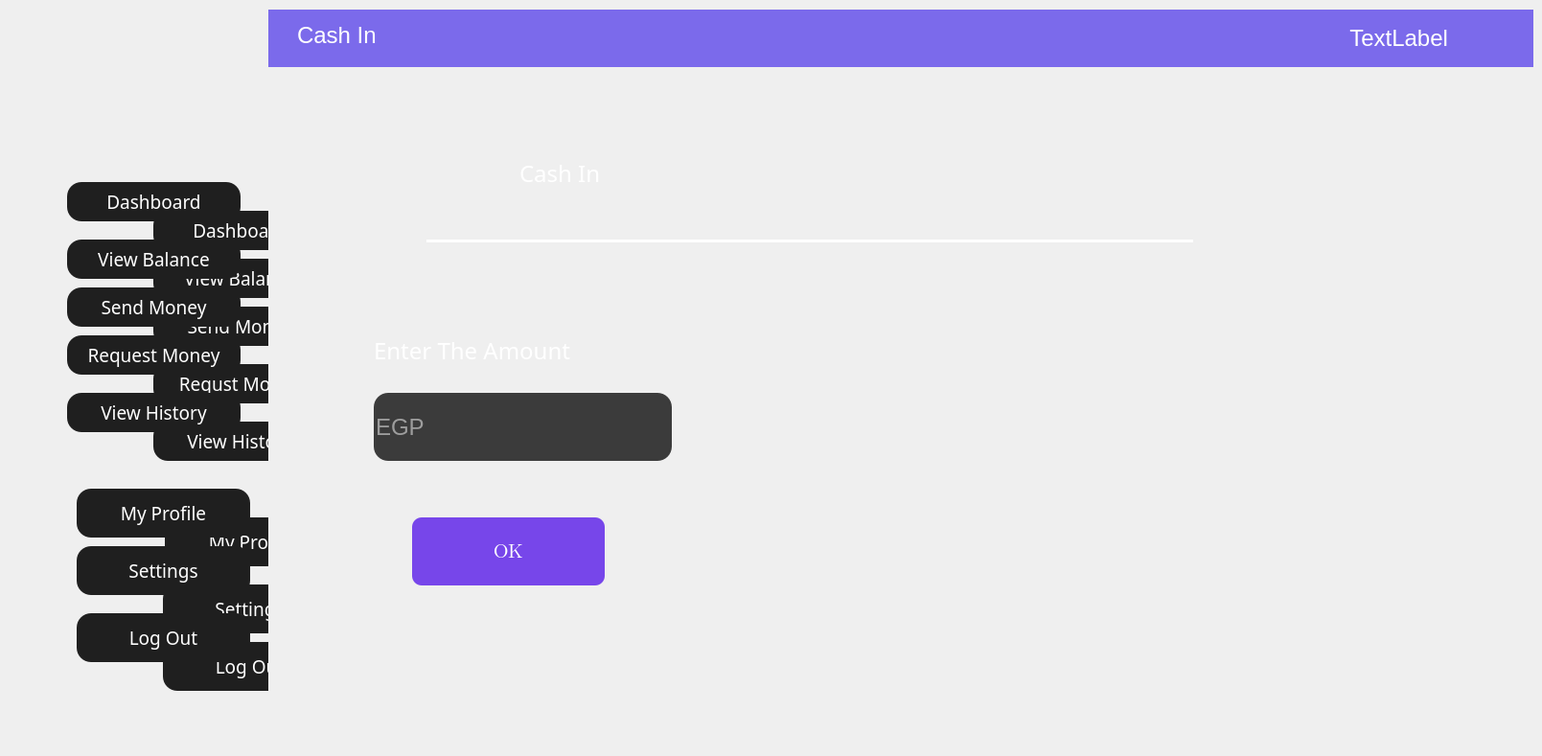
    <widget class="QWidget" name="page_6">
     <widget class="QWidget" name="widget_12" native="true">
      <property name="geometry">
       <rect>
        <x>0</x>
        <y>0</y>
        <width>1600</width>
        <height>780</height>
       </rect>
      </property>
      <property name="font">
       <font>
        <family>PT Bold Broken</family>
        <pointsize>14</pointsize>
       </font>
      </property>
      <widget class="QWidget" name="widget_13" native="true">
       <property name="geometry">
        <rect>
         <x>280</x>
         <y>10</y>
         <width>1321</width>
         <height>60</height>
        </rect>
       </property>
       <property name="styleSheet">
        <string notr="true">background-color: rgb(123, 106, 235);
</string>
       </property>
       <widget class="QLabel" name="label_45">
        <property name="geometry">
         <rect>
          <x>30</x>
          <y>1</y>
          <width>201</width>
          <height>51</height>
         </rect>
        </property>
        <property name="font">
         <font>
          <family>Segoe UI</family>
          <pointsize>18</pointsize>
          <bold>false</bold>
         </font>
        </property>
        <property name="styleSheet">
         <string notr="true">background-color: rgb(123, 106, 235);
color:rgb(255, 255, 255);</string>
        </property>
        <property name="text">
         <string>Cash In</string>
        </property>
       </widget>
       <widget class="QLabel" name="label_46">
        <property name="geometry">
         <rect>
          <x>810</x>
          <y>10</y>
          <width>421</width>
          <height>41</height>
         </rect>
        </property>
        <property name="font">
         <font>
          <family>Segoe UI</family>
          <pointsize>18</pointsize>
         </font>
        </property>
        <property name="styleSheet">
         <string notr="true">background-color: rgb(123, 106, 235);
color:rgb(255, 255, 255);
</string>
        </property>
        <property name="text">
         <string>&lt;html&gt;&lt;head/&gt;&lt;body&gt;&lt;p align=&quot;right&quot;&gt;TextLabel&lt;/p&gt;&lt;/body&gt;&lt;/html&gt;</string>
        </property>
       </widget>
      </widget>
      <widget class="QWidget" name="widget_14" native="true">
       <property name="geometry">
        <rect>
         <x>0</x>
         <y>0</y>
         <width>280</width>
         <height>780</height>
        </rect>
       </property>
       <property name="styleSheet">
        <string notr="true">QPushButton{
	background-color: rgb(31, 31, 31);
	color: rgb(255, 255, 255);
	font: 700 12pt &quot;Arial&quot;;
    border-radius:15px;
}</string>
       </property>
       <widget class="QPushButton" name="pushButton_59">
        <property name="geometry">
         <rect>
          <x>160</x>
          <y>380</y>
          <width>181</width>
          <height>41</height>
         </rect>
        </property>
        <property name="text">
         <string>Requst Money</string>
        </property>
       </widget>
       <widget class="QPushButton" name="pushButton_60">
        <property name="geometry">
         <rect>
          <x>170</x>
          <y>610</y>
          <width>181</width>
          <height>51</height>
         </rect>
        </property>
        <property name="text">
         <string>Settings</string>
        </property>
       </widget>
       <widget class="QPushButton" name="pushButton_61">
        <property name="geometry">
         <rect>
          <x>160</x>
          <y>270</y>
          <width>181</width>
          <height>41</height>
         </rect>
        </property>
        <property name="text">
         <string>View Balance</string>
        </property>
       </widget>
       <widget class="QPushButton" name="pushButton_62">
        <property name="geometry">
         <rect>
          <x>172</x>
          <y>540</y>
          <width>181</width>
          <height>51</height>
         </rect>
        </property>
        <property name="text">
         <string>My Profile</string>
        </property>
       </widget>
       <widget class="QPushButton" name="pushButton_63">
        <property name="geometry">
         <rect>
          <x>160</x>
          <y>220</y>
          <width>181</width>
          <height>41</height>
         </rect>
        </property>
        <property name="text">
         <string>Dashboard</string>
        </property>
       </widget>
       <widget class="QPushButton" name="pushButton_64">
        <property name="geometry">
         <rect>
          <x>160</x>
          <y>440</y>
          <width>181</width>
          <height>41</height>
         </rect>
        </property>
        <property name="styleSheet">
         <string notr="true">background-color: rgb(31, 31, 31);</string>
        </property>
        <property name="text">
         <string>View History</string>
        </property>
       </widget>
       <widget class="QPushButton" name="pushButton_65">
        <property name="geometry">
         <rect>
          <x>160</x>
          <y>320</y>
          <width>181</width>
          <height>41</height>
         </rect>
        </property>
        <property name="text">
         <string>Send Money</string>
        </property>
       </widget>
       <widget class="QPushButton" name="pushButton_66">
        <property name="geometry">
         <rect>
          <x>170</x>
          <y>670</y>
          <width>181</width>
          <height>51</height>
         </rect>
        </property>
        <property name="text">
         <string>Log Out</string>
        </property>
       </widget>
       <widget class="QLabel" name="label_47">
        <property name="geometry">
         <rect>
          <x>0</x>
          <y>10</y>
          <width>281</width>
          <height>780</height>
         </rect>
        </property>
        <property name="styleSheet">
         <string notr="true">background-image: url(:/new/prefix1/leftSide.png);
QPushButton{
	background-color: rgb(31, 31, 31);
	color: rgb(255, 255, 255);
	font: 700 12pt &quot;Arial&quot;;
    border-radius:15px;
}</string>
        </property>
        <property name="text">
         <string/>
        </property>
        <property name="pixmap">
         <pixmap resource="assets.qrc">:/new/prefix1/leftSide.png</pixmap>
        </property>
        <property name="scaledContents">
         <bool>true</bool>
        </property>
       </widget>
       <widget class="QPushButton" name="pushButton_67">
        <property name="geometry">
         <rect>
          <x>70</x>
          <y>410</y>
          <width>181</width>
          <height>41</height>
         </rect>
        </property>
        <property name="styleSheet">
         <string notr="true">background-color: rgb(31, 31, 31);</string>
        </property>
        <property name="text">
         <string>View History</string>
        </property>
       </widget>
       <widget class="QPushButton" name="pushButton_68">
        <property name="geometry">
         <rect>
          <x>80</x>
          <y>640</y>
          <width>181</width>
          <height>51</height>
         </rect>
        </property>
        <property name="text">
         <string>Log Out</string>
        </property>
       </widget>
       <widget class="QPushButton" name="pushButton_69">
        <property name="geometry">
         <rect>
          <x>70</x>
          <y>300</y>
          <width>181</width>
          <height>41</height>
         </rect>
        </property>
        <property name="text">
         <string>Send Money</string>
        </property>
       </widget>
       <widget class="QPushButton" name="pushButton_70">
        <property name="geometry">
         <rect>
          <x>70</x>
          <y>190</y>
          <width>181</width>
          <height>41</height>
         </rect>
        </property>
        <property name="text">
         <string>Dashboard</string>
        </property>
       </widget>
       <widget class="QPushButton" name="pushButton_71">
        <property name="geometry">
         <rect>
          <x>70</x>
          <y>250</y>
          <width>181</width>
          <height>41</height>
         </rect>
        </property>
        <property name="text">
         <string>View Balance</string>
        </property>
       </widget>
       <widget class="QPushButton" name="pushButton_72">
        <property name="geometry">
         <rect>
          <x>80</x>
          <y>510</y>
          <width>181</width>
          <height>51</height>
         </rect>
        </property>
        <property name="text">
         <string>My Profile</string>
        </property>
       </widget>
       <widget class="QPushButton" name="pushButton_73">
        <property name="geometry">
         <rect>
          <x>70</x>
          <y>350</y>
          <width>181</width>
          <height>41</height>
         </rect>
        </property>
        <property name="text">
         <string>Request Money</string>
        </property>
       </widget>
       <widget class="QPushButton" name="pushButton_74">
        <property name="geometry">
         <rect>
          <x>80</x>
          <y>570</y>
          <width>181</width>
          <height>51</height>
         </rect>
        </property>
        <property name="text">
         <string>Settings</string>
        </property>
       </widget>
      </widget>
      <widget class="QWidget" name="widget_15" native="true">
       <property name="geometry">
        <rect>
         <x>300</x>
         <y>110</y>
         <width>1131</width>
         <height>161</height>
        </rect>
       </property>
       <widget class="QLabel" name="label_48">
        <property name="geometry">
         <rect>
          <x>72</x>
          <y>9</y>
          <width>131</width>
          <height>111</height>
         </rect>
        </property>
        <property name="text">
         <string/>
        </property>
        <property name="pixmap">
         <pixmap resource="assets.qrc">:/new/prefix1/cashIn.png</pixmap>
        </property>
        <property name="scaledContents">
         <bool>true</bool>
        </property>
       </widget>
       <widget class="QLabel" name="label_49">
        <property name="geometry">
         <rect>
          <x>242</x>
          <y>40</y>
          <width>171</width>
          <height>61</height>
         </rect>
        </property>
        <property name="font">
         <font>
          <family>Old Antic Outline Shaded</family>
          <pointsize>18</pointsize>
         </font>
        </property>
        <property name="styleSheet">
         <string notr="true">color: rgb(255, 255, 255);</string>
        </property>
        <property name="text">
         <string>Cash In</string>
        </property>
       </widget>
       <widget class="QLabel" name="label_50">
        <property name="geometry">
         <rect>
          <x>145</x>
          <y>140</y>
          <width>800</width>
          <height>3</height>
         </rect>
        </property>
        <property name="styleSheet">
         <string notr="true">background-color: rgb(255, 255, 255);</string>
        </property>
        <property name="text">
         <string/>
        </property>
       </widget>
      </widget>
      <widget class="QLabel" name="label_51">
       <property name="geometry">
        <rect>
         <x>1250</x>
         <y>300</y>
         <width>211</width>
         <height>241</height>
        </rect>
       </property>
       <property name="text">
        <string/>
       </property>
       <property name="pixmap">
        <pixmap resource="assets.qrc">:/new/prefix1/ATM.png</pixmap>
       </property>
       <property name="scaledContents">
        <bool>true</bool>
       </property>
      </widget>
      <widget class="QLabel" name="label_52">
       <property name="geometry">
        <rect>
         <x>390</x>
         <y>340</y>
         <width>281</width>
         <height>51</height>
        </rect>
       </property>
       <property name="font">
        <font>
         <family>DecoType Naskh Special</family>
         <pointsize>18</pointsize>
        </font>
       </property>
       <property name="styleSheet">
        <string notr="true">color: rgb(255, 255, 255);</string>
       </property>
       <property name="text">
        <string>Enter The Amount</string>
       </property>
      </widget>
      <widget class="QLineEdit" name="lineEdit">
       <property name="geometry">
        <rect>
         <x>390</x>
         <y>410</y>
         <width>311</width>
         <height>71</height>
        </rect>
       </property>
       <property name="font">
        <font>
         <family>Arial</family>
         <pointsize>18</pointsize>
        </font>
       </property>
       <property name="styleSheet">
        <string notr="true">background-color: rgb(59, 59, 59);
border-radius:15px;
color:rgb(255, 255, 255)</string>
       </property>
       <property name="text">
        <string/>
       </property>
       <property name="placeholderText">
        <string>EGP</string>
       </property>
      </widget>
      <widget class="QPushButton" name="pushButton_75">
       <property name="geometry">
        <rect>
         <x>430</x>
         <y>540</y>
         <width>201</width>
         <height>71</height>
        </rect>
       </property>
       <property name="font">
        <font>
         <family>Segoe UI Emoji</family>
         <pointsize>16</pointsize>
         <bold>false</bold>
        </font>
       </property>
       <property name="styleSheet">
        <string notr="true">QPushButton:hover{
	background-color:rgb(100, 60, 200);
}
QPushButton{
background-color:rgb(119, 70, 234);
border-radius:10px;
color:rgb(255, 255, 255);
}</string>
       </property>
       <property name="text">
        <string>OK</string>
       </property>
      </widget>
     </widget>
    </widget>
